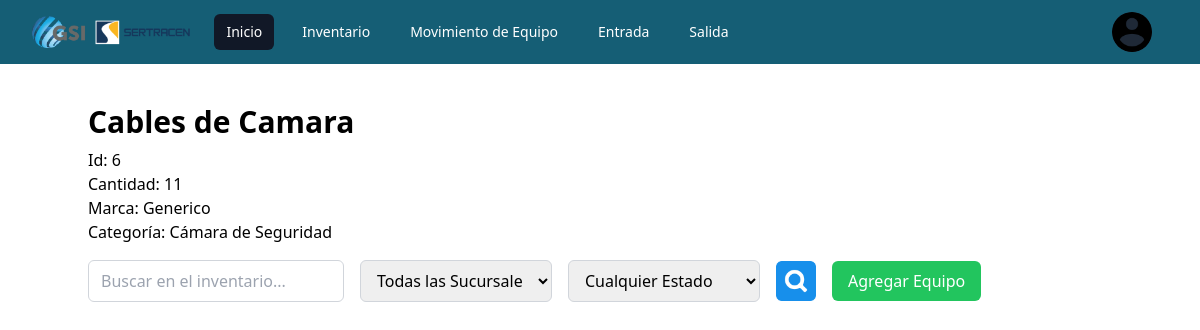
/module/inventario/detalle.php?id=6 (signed in), run on the app's committed database.
### tables this page shows
CREATE TABLE `items` (
  `iditem` int(50) NOT NULL,
  `descripcion` varchar(200) NOT NULL,
  `marca` varchar(50) NOT NULL,
  `categoria` varchar(50) NOT NULL
);

### module/inventario/detalle.php (the view, shortened to what this page needs)
<?php
require '../../conn.php';
?>
<!DOCTYPE html>
<html lang="en">
<head>
    <script src="https://cdn.tailwindcss.com"></script>
</head>
<?php require "../nav.php"; ?>
<body>
    <div class='container mx-auto overflow-x-auto mt-20'>
        <?php
        if (isset($_GET['id']) || isset($_POST['id'])) {
            $iditem = isset($_GET['id']) ? $_GET['id'] : $_POST['id'];
            $sql = "SELECT * FROM items WHERE iditem = ?";
            $stmt = $conn->prepare($sql);
            $stmt->bind_param("i", $iditem);
            $stmt->execute();
            $resultado = $stmt->get_result();
            if ($resultado->num_rows > 0) {
                $item = $resultado->fetch_assoc();
                echo "<h1 class='text-3xl mt-6 font-bold'>" . htmlspecialchars($item['descripcion']) . "</h1>";
                echo "<div class='mt-2'><p>Id: " . htmlspecialchars($iditem) . "</p></div>";
                $sql_count = "SELECT COUNT(*) as total FROM detalle WHERE nombre = ? AND (estado = 'nuevo' OR estado = 'usado')";
                $stmt_count = $conn->prepare($sql_count);
                $nombre = $item['descripcion'];
                $stmt_count->bind_param("s", $nombre);
                $stmt_count->execute();
                $stmt_count->bind_result($total);
                echo "<p>Cantidad: " . htmlspecialchars($total) . "</p>";
                echo "<p>Marca: " . htmlspecialchars($item['marca']) . "</p>";
                echo "<p>Categoría: " . htmlspecialchars($item['categoria']) . "</p>";
            } else {
                echo "<p>No se encontró el ítem.</p>";
            }
        } else {
            echo "<p>No se proporcionó ningún ID de ítem.</p>";
        }
        ?>
        <form action="detalle.php" method="post" class="flex mt-4 flex-col md:flex-row items-center space-y-4 md:space-y-0 md:space-x-4">
            <input type="text" name="search" id="search" placeholder="Buscar en el inventario..." class="w-full md:w-64 px-3 py-2 rounded-md border border-gray-300 focus:outline-none focus:ring focus:ring-indigo-500 focus:ring-opacity-50">
            <select name="sucursal" class="w-full md:w-48 px-3 py-2 rounded-md border border-gray-300 focus:outline-none focus:ring focus:ring-indigo-500 focus:ring-opacity-50">
                <option value="">Todas las Sucursales</option>
            </select>
            <select name="estado" class="w-full md:w-48 px-3 py-2 rounded-md border border-gray-300 focus:outline-none focus:ring focus:ring-indigo-500 focus:ring-opacity-50">
                <option value="">Cualquier Estado</option>
            </select>
            <button type="submit" class="btn-search">
                <img src="../../resource/objets/cuadrado.png" alt="Buscar" style="width: 40px; height: 40px;" />
            </button>
            <button type="button" onclick="window.location.href='agre.php?id=<?php echo $iditem; ?>'" class="w-full md:w-auto px-4 py-2 bg-green-500 text-white rounded-md hover:bg-green-700">
                Agregar Equipo
            </button>
        </form>
    </div>
</body>
</html>

### data on the page
items: descripcion "Cables de Camara", marca "Generico", categoria "Cámara de Seguridad"

### other printed values
$iditem "6"
$total "11"
